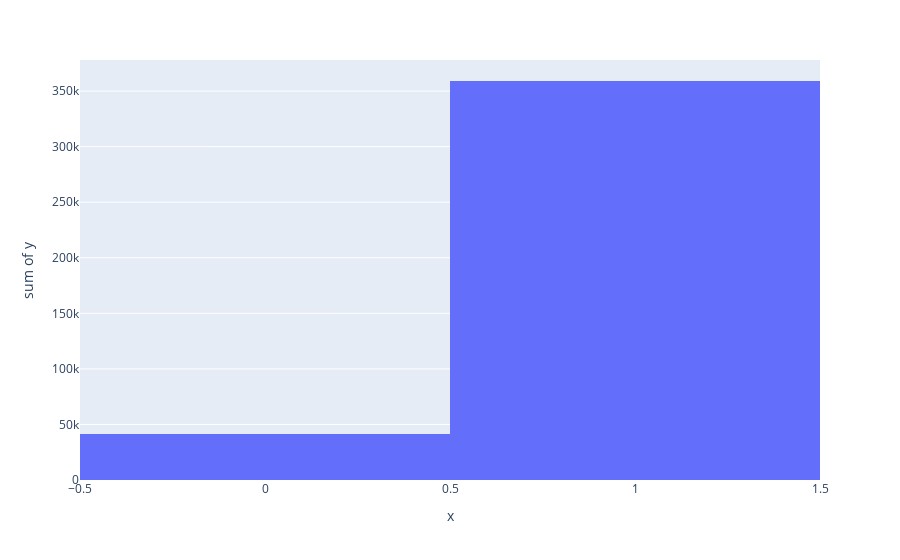

Notebook source saved alongside this figure:
### Code cell
labels = list(cnt.keys())
sizes = list(cnt.values())
fig = px.histogram(x=labels, y=sizes)
fig.show()

### Figure 1 — Plotly figure (JSON) as saved in the notebook; plotly's stock layout.template omitted (floating-point values rounded to 4 significant figures)
{"data": [{"alignmentgroup": "True", "bingroup": "x", "histfunc": "sum", "hovertemplate": "x=%{x}<br>sum of y=%{y}<extra></extra>", "legendgroup": "", "marker": {"color": "#636efa", "pattern": {"shape": ""}}, "name": "", "offsetgroup": "", "orientation": "v", "showlegend": false, "type": "histogram", "x": [1, 0], "xaxis": "x", "y": [359041, 41316], "yaxis": "y"}], "layout": {"barmode": "relative", "legend": {"tracegroupgap": 0}, "margin": {"t": 60}, "xaxis": {"anchor": "y", "domain": [0, 1], "title": {"text": "x"}}, "yaxis": {"anchor": "x", "domain": [0, 1], "title": {"text": "sum of y"}}}}
